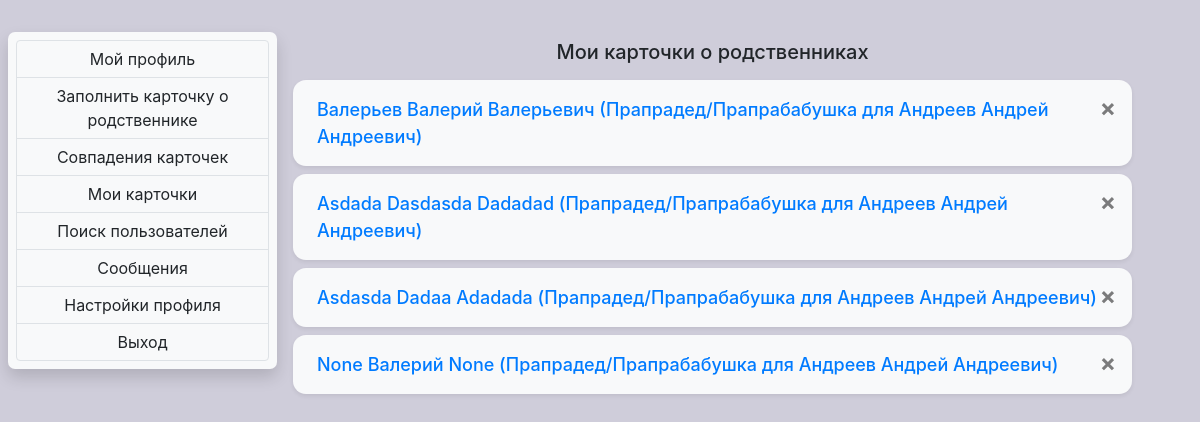
The app's page /mycards (signed in) with its own data.
### relationfinder/models.py (models this page shows, shortened)
class Card(models.Model):
    class Meta:
        verbose_name_plural = "Cards"
        verbose_name = "Card"
    user = models.ForeignKey(
        User, on_delete=models.CASCADE, related_name="card_set", blank=True, null=True)
    card_name = models.CharField(
        max_length=30, blank=False, null=False, default="default name")
    sex = models.CharField(max_length=30, blank=False,
                           null=False, default="default")
    relation_level = models.CharField(
        max_length=30, blank=False, null=False, default="default")
    first_name = models.CharField(max_length=30, blank=True, null=True)
    surname = models.CharField(max_length=30, blank=True, null=True)
    fathername = models.CharField(max_length=30, blank=True, null=True)
    birth_year = models.PositiveIntegerField(blank=True, null=True)
    death_year = models.PositiveIntegerField(blank=True, null=True)
    place1_x = models.FloatField(blank=True, null=True)
    place1_y = models.FloatField(blank=True, null=True)
    place1_radius = models.FloatField(blank=True, null=True)
    place1_start_year = models.PositiveIntegerField(blank=True, null=True)
    place1_end_year = models.PositiveIntegerField(blank=True, null=True)
    place2_x = models.FloatField(blank=True, null=True)
    place2_y = models.FloatField(blank=True, null=True)
    place2_radius = models.FloatField(blank=True, null=True)
    place2_start_year = models.PositiveIntegerField(blank=True, null=True)
    place2_end_year = models.PositiveIntegerField(blank=True, null=True)
    place3_x = models.FloatField(blank=True, null=True)
    place3_y = models.FloatField(blank=True, null=True)
    place3_radius = models.FloatField(blank=True, null=True)
    place3_start_year = models.PositiveIntegerField(blank=True, null=True)
    place3_end_year = models.PositiveIntegerField(blank=True, null=True)
    information = models.TextField(null=True, blank=True)
    def __str__(self):
        return '{} {} {} ({} для {}) '.format(self.surname, self.first_name, self.fathername, self.relation_level, str(self.user))

class UserExtension(models.Model):
    user = models.OneToOneField(
        User, null=True, blank=True, on_delete=models.CASCADE, related_name='userExtension')
    first_name = models.CharField(max_length=30, blank=True, null=True)
    surname = models.CharField(max_length=30, blank=True, null=True)
    fathername = models.CharField(max_length=30, blank=True, null=True)
    birth_date = models.DateField(
        auto_now=False, auto_now_add=False, blank=True, null=True)
    information = models.TextField(blank=True, null=True)
    photo = models.ImageField(blank=True, null=True,
                              default="def_profile_photo.png")

### relationfinder/views.py (the view)
# urls.py: path('mycards', views.mycards, name='mycards'),
@login_required(login_url='login_or_register')
def mycards(request):
    return render(request, "relfinder/profile_mycards.html")

### relationfinder/models.py (called while the page is built)
def override_username(self):
    name = '{} {} {}'.format(self.userExtension.surname,
                             self.userExtension.first_name, self.userExtension.fathername)
    return name

### relationfinder/templates/relfinder/profile_mycards.html (shortened to what this page needs)
{% extends 'relfinder/profile_navigation.html' %}
{% block content1 %}
{% if request.user.card_set.all %}
<h5 class="text-center m-3">Мои карточки о родственниках</h5>
{% for card in request.user.card_set.all %}
<div class="container shadow-sm bg-light   mb-2 mt-0 mr-0 ml-0 py-3 pr-3 pl-4" style="border-radius: 13px;">
    <div>
        <form class="m-0 p-0" action="{% url 'delete_card' card.id %}" method="POST">
            <button type="submit" class="close m-0 p-0">&times;</button>
        </form>
    </div>
    <div>
        <a class="m-0 p-0" href="{% url 'viewcard' card.id %}" style="font-size: 13.5pt; font-weight:500;">{{card}}</a>
    </div>
</div>
{% endfor %}
{% endif %}
{% endblock content1 %}

### relationfinder/templates/relfinder/base.html (style rules this page uses)
body { background-color: rgb(207, 205, 218); }

### records on screen
Card: surname+first_name+fathername "Валерьев Валерий Валерьевич (Прапрадед/Прапрабабушка для Андреев Андрей Андреевич)"
Card: surname+first_name+fathername "Asdada Dasdasda Dadadad (Прапрадед/Прапрабабушка для Андреев Андрей Андреевич)"
Card: surname+first_name+fathername "Asdasda Dadaa Adadada (Прапрадед/Прапрабабушка для Андреев Андрей Андреевич)"
Card: surname+first_name+fathername "None Валерий None (Прапрадед/Прапрабабушка для Андреев Андрей Андреевич)"
